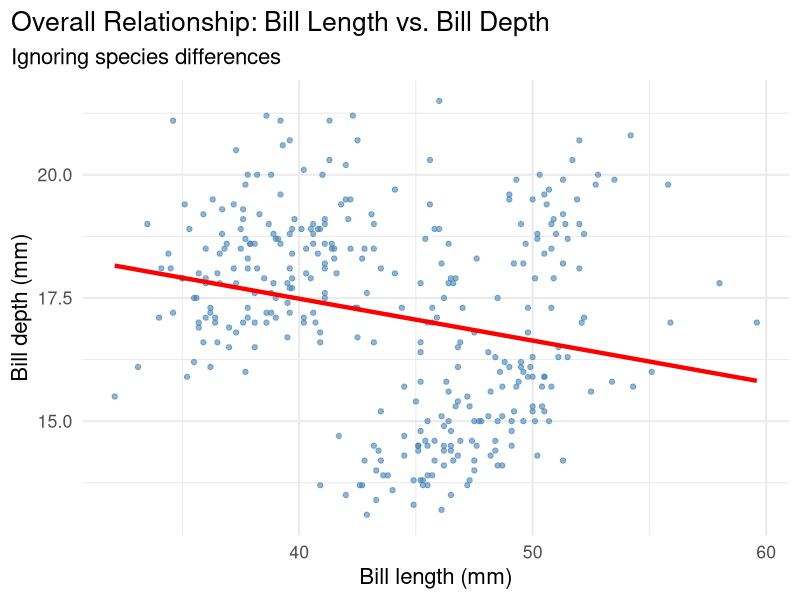
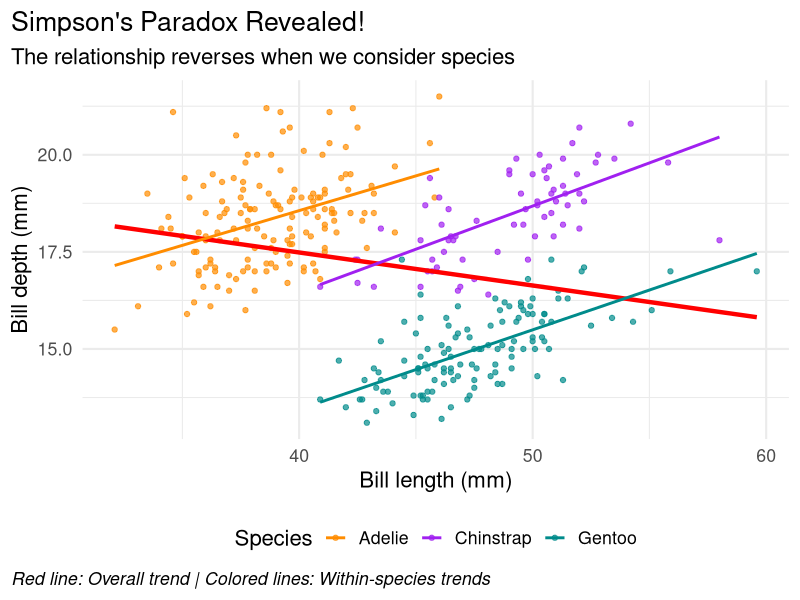
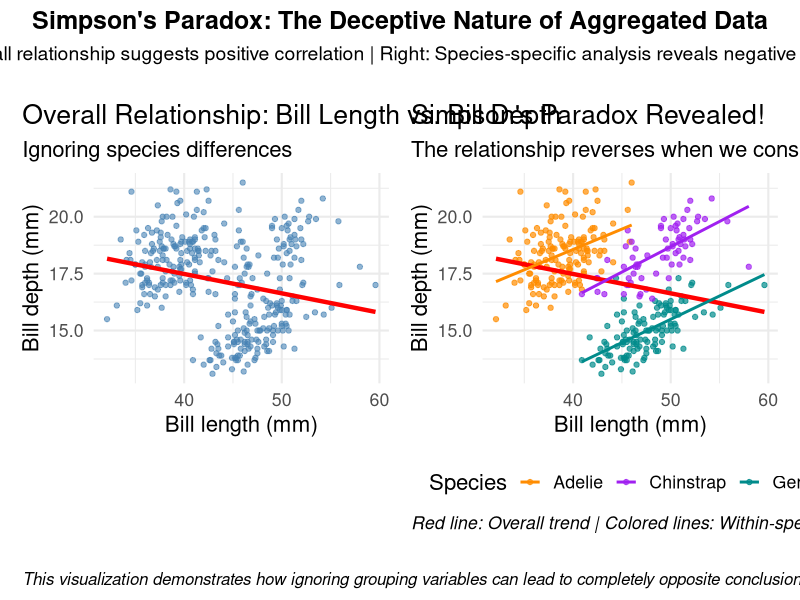

Source code (R) for these figures, in order:
## ---- chunk 1
#| message: false
#| warning: false
# Set CRAN mirror for package installation
options(repos = c(CRAN = "https://cran.rstudio.com/"))

# Install required packages if not already installed
# Try to load patchwork, if it fails, we'll use an alternative approach
suppressWarnings({
  if (!require(patchwork, quietly = TRUE)) {
    install.packages("patchwork")
  }
})

# Load patchwork with error handling
patchwork_available <- tryCatch({
  library(patchwork)
  TRUE
}, error = function(e) {
  cat("Note: patchwork not available, using alternative approach\n")
  FALSE
})
if (!require(palmerpenguins, quietly = TRUE)) {
  install.packages("palmerpenguins")
  library(palmerpenguins)
}
library(ggplot2)
data(penguins)
## ---- chunk 2
#| message: false
#| warning: false
plot1 <- ggplot(data = penguins,
        aes(x = bill_length_mm,
        y = bill_depth_mm)) +
  theme_minimal(16) +
  geom_point(alpha = 0.6, color = "steelblue") +
  labs(title = "Overall Relationship: Bill Length vs. Bill Depth",
       subtitle = "Ignoring species differences",
       x = "Bill length (mm)",
       y = "Bill depth (mm)") +
  theme(plot.title.position = "plot",
        plot.caption = element_text(hjust = 0, face= "italic"),
        plot.caption.position = "plot") +
  geom_smooth(method = "lm", se = FALSE, color = "red", linewidth = 1.5)

plot1
## ---- chunk 3
#| message: false
#| warning: false
#| eval: true
#| fig-cap: "Simpson's Paradox Revealed: Overall vs. Species-Specific Relationships"

plot2 <- ggplot(data = penguins,
       aes(x = bill_length_mm,
           y = bill_depth_mm,
           color = species)) +
  theme_minimal(16) +
  geom_point(alpha = 0.7) +
  scale_color_manual(values = c("darkorange","purple","cyan4"),
                     name = "Species") +
  labs(title = "Simpson's Paradox Revealed!",
       subtitle = "The relationship reverses when we consider species",
       x = "Bill length (mm)",
       y = "Bill depth (mm)",
       caption = "Red line: Overall trend | Colored lines: Within-species trends") +
  theme(plot.title.position = "plot",
        plot.caption = element_text(hjust = 0, face = "italic"),
        plot.caption.position = "plot",
        legend.position = "bottom") +
  # Overall trend (ignoring species)
  geom_smooth(method = "lm", se = FALSE, color = "red", 
              linewidth = 1.5, alpha = 0.8) +
  # Species-specific trends
  geom_smooth(method = "lm", se = FALSE, linewidth = 1)

plot2
## ---- chunk 4
#| message: false
#| warning: false
#| fig-cap: "Simpson's Paradox: When the whole story differs from the sum of its parts"

# Create the side-by-side comparison using patchwork
if (patchwork_available) {
  # Use patchwork if available
  comparison_plot <- plot1 + plot2 +
    plot_annotation(
      title = "Simpson's Paradox: The Deceptive Nature of Aggregated Data",
      subtitle = "Left: Overall relationship suggests positive correlation | Right: Species-specific analysis reveals negative correlation",
      caption = "This visualization demonstrates how ignoring grouping variables can lead to completely opposite conclusions about the same dataset. The red trendline in both plots shows the overall relationship, while the colored lines in the right plot reveal the true within-species relationships.",
      theme = theme_minimal(16) +
        theme(
          plot.title = element_text(size = 18, face = "bold", hjust = 0.5),
          plot.subtitle = element_text(size = 14, hjust = 0.5, margin = margin(b = 20)),
          plot.caption = element_text(size = 12, hjust = 0, face = "italic", margin = margin(t = 20)),
          plot.caption.position = "plot"
        )
    )
} else {
  # Fallback to gridExtra if patchwork is not available
  if (!require(gridExtra, quietly = TRUE)) {
    install.packages("gridExtra")
    library(gridExtra)
  }
  library(grid)  # Required for textGrob and gpar functions
  
  # Add titles to individual plots
  plot1_with_title <- plot1 + 
    labs(title = "Overall Relationship",
         subtitle = "Ignoring species differences")
  
  plot2_with_title <- plot2 + 
    labs(title = "Species-Specific Relationships",
         subtitle = "The truth revealed when we consider species")
  
  # Create side-by-side comparison
  comparison_plot <- grid.arrange(
    plot1_with_title, 
    plot2_with_title, 
    ncol = 2,
    top = textGrob("Simpson's Paradox: The Deceptive Nature of Aggregated Data", 
                   gp = gpar(fontsize = 18, fontface = "bold")),
    bottom = textGrob("This visualization demonstrates how ignoring grouping variables can lead to completely opposite conclusions about the same dataset.\nThe red trendline in both plots shows the overall relationship, while the colored lines in the right plot reveal the true within-species relationships.", 
                      gp = gpar(fontsize = 12, fontface = "italic"), 
                      x = 0, hjust = 0)
  )
}

comparison_plot
